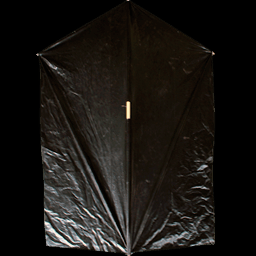
#> input picture client/assets/kites/dabba/kala-dabba.png, 256 x 256 px; its folder holds only this picture in this run
$ python measure-pivot.py
#> lines starting #> are read from the running program, lines starting #| are printed output that depends on the picture; after the words box and inside, x2 and y2 are one past the last pixel; in counts of white or black regions, pixels touching at a corner belong together
"""Measures the actual bridle/pivot point of the kite artwork, instead of guessing it.
For a diamond/patang kite the bridle sits on the vertical spine (so it must be
horizontally centred if the art is symmetric) at the cross-spar height (the
diamond's widest row). Run: python tools/measure-pivot.py
"""
import cv2, numpy as np, glob, os

root = os.path.dirname(os.path.dirname(os.path.abspath(__file__)))
files = glob.glob(os.path.join(root, 'assets', 'kites', '**', '*.png'), recursive=True)
fracs = []
for f in files:
    im = cv2.imread(f, cv2.IMREAD_UNCHANGED)
#> im is the input picture: shape (256, 256, 4); mean B, G, R, A 18, 21.2, 24, 150.9
    if im is None or im.shape[2] < 4:
        continue
    a = im[..., 3] > 20
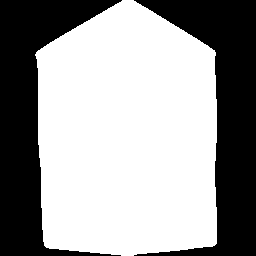
#> a: shape (256, 256) bool; 61.5% white; 2 black regions, box (x1, y1, x2, y2) and area: (134, 0, 256, 256) 12723, (0, 0, 122, 256) 12530
    h, w = a.shape
#> h = 256; w = 256
    ys, xs = np.where(a)
    if len(xs) == 0:
        continue
    sym_err = np.abs(a[:, :w // 2].astype(int) - a[:, w - 1:w // 2 - 1:-1].astype(int)).mean()
#> sym_err = 0.0154
    widest_row = np.argmax(a.sum(axis=1))
#> widest_row = 54
    frac = widest_row / h
#> frac = 0.211
    fracs.append(frac)
    print(f'{os.path.relpath(f, root):40s} sym_err={sym_err:.4f}  widest_row_frac={frac:.3f}')
#| assets/kites/dabba/kala-dabba.png        sym_err=0.0154  widest_row_frac=0.211
#> pass 2 of the loop `for f in files:`:
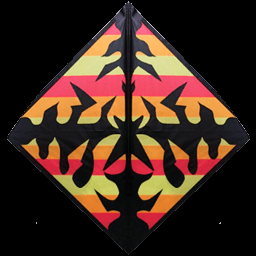
#> input picture client/assets/kites/parinda/aag-tota.png, 256 x 256 px
#> im is the input picture: shape (256, 256, 4); mean B, G, R, A 28.3, 39.1, 60.9, 123.7
#> `a = im[..., 3] > 20`:
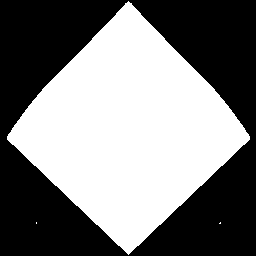
#> a: shape (256, 256) bool; 49.1% white; 3 white regions (2 under 20 px), largest, box (x1, y1, x2, y2) and area: (7, 1, 250, 255) 32154
#> sym_err = 0.00784
#> widest_row = 136
#> frac = 0.531
#| assets/kites/parinda/aag-tota.png        sym_err=0.0078  widest_row_frac=0.531

if fracs:
    print(f'\n{len(fracs)} kites sampled. mean widest-row fraction = {np.mean(fracs):.3f} (0.5 = dead centre)')
#| 2 kites sampled. mean widest-row fraction = 0.371 (0.5 = dead centre)
    print('=> pivotX should be 0 (all samples are left-right symmetric to within a few %)')
    print(f'=> pivotY should be roughly (mean - 0.5) * imageHeight = {(np.mean(fracs) - 0.5):.3f} * height, downward')
#| => pivotY should be roughly (mean - 0.5) * imageHeight = -0.129 * height, downward
